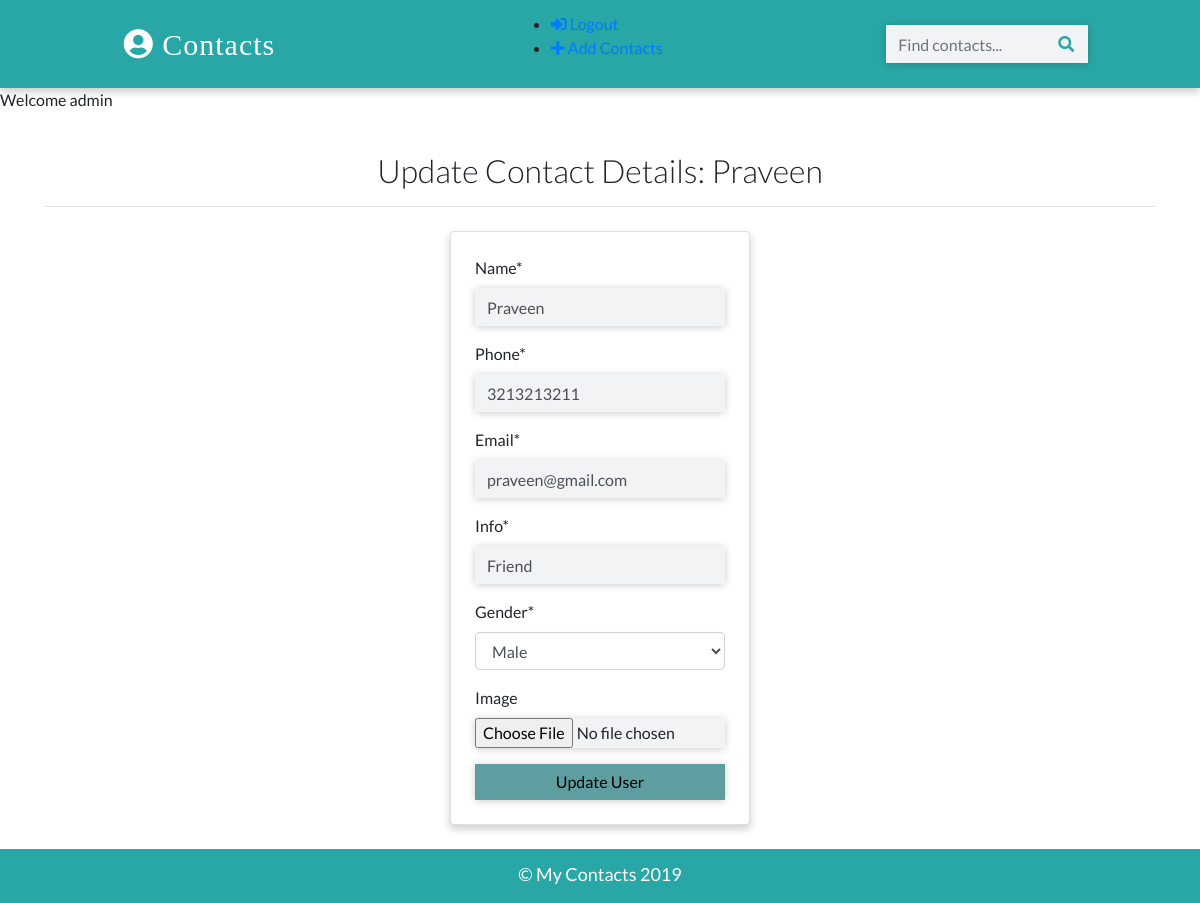
Screenshot of /contacts/update/2 (signed in) with the database file from the repository.
### app/models.py (models this page shows)
class Contact(models.Model):
    manager = models.ForeignKey(User, on_delete=models.CASCADE, default=None)
    name = models.CharField(max_length=20)
    email = models.EmailField(max_length=150)
    phone = models.IntegerField()
    info = models.CharField(max_length=50)
    gender = models.CharField(max_length=50, choices=(
        ('male', 'Male'),
        ('female', 'Female')
    ))
    image = models.ImageField(upload_to='images/', blank=True)
    date_added = models.DateField(auto_now_add=True)
    def __str__(self):
        return self.name
    class Meta:
        ordering = ['-id']  # display records in descening order

### app/views.py (the view, shortened to what this page needs)
class ContactUpdateView(LoginRequiredMixin, UpdateView):
    model = Contact
    template_name = 'update.html'
    fields = ['name', 'phone', 'email', 'info', 'gender', 'image']

### templates/update.html (shortened to what this page needs)
{% extends 'base.html' %} {% load crispy_forms_tags %}  {% block content %}
<div class="container">
  <h2 class="heading font-weight-light text-center">
    Update Contact Details: {{contact}}
  </h2>
  <hr />
</div>
<div class="container w-25 card p-4 mt-4">
  <form action="" method="POST" enctype="multipart/form-data">
    {% csrf_token %} {{form|crispy}}
    <input
      type="submit"
      value="Update User"
      class="btn btn-info px-5"
      style="color: black; background-color: cadetblue!important;
    width: 100%;"
    />
  </form>
</div>
{% endblock content %}

### templates/base.html (shortened to what this page needs)
{% load static %}
<!DOCTYPE html>
<html lang="en">
  <head>
    <link
      rel="stylesheet"
      href="https://stackpath.bootstrapcdn.com/bootstrap/4.2.1/css/bootstrap.min.css"
    />
    <link rel="stylesheet" href="{% static './css/main.css' %}" />
    <link
      rel="stylesheet"
      href="https://use.fontawesome.com/releases/v5.6.3/css/all.css"
    />
  </head>
  <body>
    <nav>
      <a class="logo" href="{% url 'home' %}">
        <i class="fas fa-user-circle"></i>&nbsp;Contacts
      </a>
      <ul>
        {% if request.user.is_authenticated %}
        <li>
          <a href="{% url 'logout' %}">
            <i class="fas fa-sign-in-alt"></i>&nbsp;Logout
          </a>
        </li>
        <li>
          <a href="{% url 'create' %}">
            <i class="fas fa-plus"></i>&nbsp;Add Contacts
          </a>
        </li>
        {% endif %}
      </ul>
      <form class="form-inline my-2" action="{% url 'search' %}" method="POST">
        <input
          class="form-control"
          type="text"
          placeholder="Find contacts..."
          name="search_str"
        />
        <button class="btn" type="submit"><i class="fas fa-search"></i></button>
      </form>
    </nav>
    <p>Welcome {{request.user}}</p>
    <br />
    {% include "partials/_message.html" %} {% block content %} {% endblock content %}
    <footer class="mt-4 p-2">
      <p class="text-center p-1 m-0">&copy; My Contacts 2019</p>
    </footer>
  </body>
</html>

### static/css/main.css (style rules this page uses)
:root { --back: #29a7a6; --girl: #e64298; --boy: #2874dd; }
body { font-family: Lato, sans-serif; }
nav { font-weight: light; display: flex; justify-content: space-around; background-color: var(--back); align-items: center; padding-top: 12px; padding-bottom: 12px; box-shadow: 0 4px 8px 0 rgba(0, 0, 0, 0.2); }
.logo { font-size: 30px; letter-spacing: 1px; color: white; padding: 2px 12px; border-radius: 8px; font-family: cursive; }
form { position: relative; }
button { position: absolute; right: 1px; outline: none; cursor: pointer; }
button i { color: var(--back); }
input { border-radius: 0px !important; width: 250px; border: none !important; background-color: #f2f3f5 !important; box-shadow: 0 1px 8px 0 rgba(0, 0, 0, 0.2); }
.card { box-shadow: 0 4px 8px 0 rgba(0, 0, 0, 0.2); transition: 0.3s; min-width: 250px; box-sizing: border-box; }
footer { background-color: var(--back); color: white; font-size: 18px; border-bottom: 3px solid var(--back); }

### rows the page displays
Contact: name "Praveen", phone "3213213211", email "praveen@gmail.com", info "Friend", gender "Male"

### other values shown
{{ request.user }} "admin"
